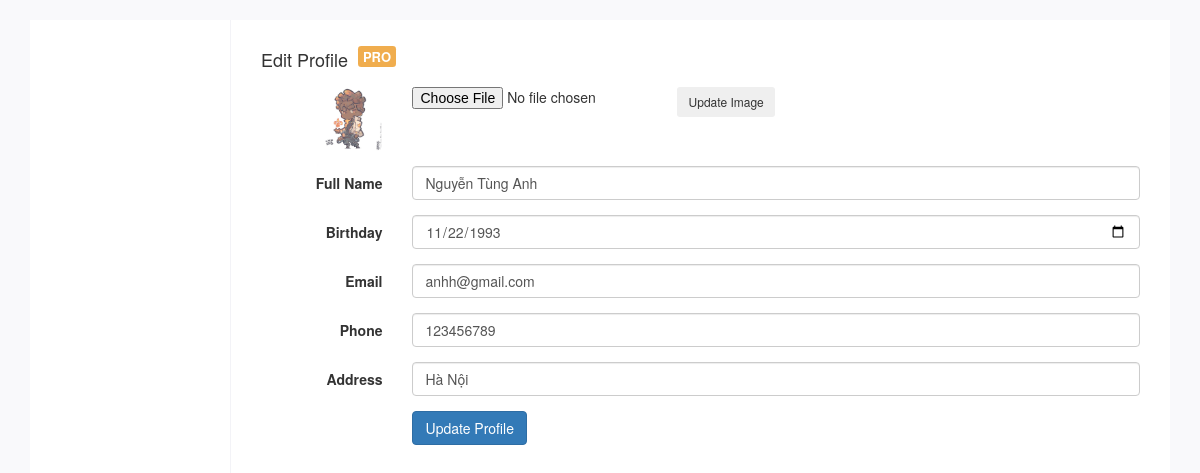
The page /InsideSite/edit_profile.php (signed in) on the database its author committed.
### tables this page shows
CREATE TABLE `students` (
  `id` bigint(20) NOT NULL,
  `code` varchar(25) NOT NULL,
  `password` varchar(255) NOT NULL,
  `name` varchar(255) NOT NULL,
  `birthday` date NOT NULL,
  `gender` int(11) NOT NULL,
  `address` varchar(255) NOT NULL,
  `email` varchar(255) NOT NULL,
  `phone` varchar(20) NOT NULL,
  `image_url` varchar(255) DEFAULT NULL,
  `created_by` bigint(20) DEFAULT NULL,
  `created_at` timestamp NOT NULL DEFAULT CURRENT_TIMESTAMP ON UPDATE CURRENT_TIMESTAMP,
  `updated_by` bigint(20) DEFAULT NULL,
  `updated_at` timestamp NOT NULL DEFAULT '0000-00-00 00:00:00',
  `deleted_by` bigint(20) DEFAULT NULL,
  `deleted_at` timestamp NOT NULL DEFAULT '0000-00-00 00:00:00'
);

### InsideSite/edit_profile.php (the view, shortened to what this page needs)
<?php
    require_once "progress/dbConnect.php";
    $sql = "select * from students where id like '".$_SESSION['id']."'";
    $stmt = $conn->prepare($sql);
    $stmt->execute();
    $row=$stmt->fetch(PDO::FETCH_ASSOC);
    $name = $row['name'];
    $birthday = $row['birthday'];
    $email = $row['email'];
    $phone = $row['phone'];
    $address = $row['address'];
?>
<html lang="en">
<head>
    <link href="http://netdna.bootstrapcdn.com/bootstrap/3.3.7/css/bootstrap.min.css" rel="stylesheet">
    <link href="css/style_edit_profile.css" rel="stylesheet">
</head>
<body>
<link href="https://maxcdn.bootstrapcdn.com/font-awesome/4.3.0/css/font-awesome.min.css" rel="stylesheet">
<div class="container">
    <div class="view-account">
        <section class="module">
            <div class="module-inner">
                <div class="content-panel">
                    <h2 class="title">Edit Profile<span class="pro-label label label-warning">PRO</span></h2>
                    <form class="form-horizontal" action="" method="post">
                        <fieldset class="fieldset">
                            <div class="form-group avatar">
                                <figure class="figure col-md-2 col-sm-3 col-xs-12">
                                    <img class="img-rounded img-responsive" src="img/phoenix.jpg" alt="">
                                </figure>
                                <div class="form-inline col-md-10 col-sm-9 col-xs-12">
                                    <input type="file" class="file-uploader pull-left" name="u_image" id="u_image">
                                    <button type="submit" class="btn btn-sm btn-default-alt pull-left" name="update">Update Image</button>
                                </div>
                            </div>
                            <div class="form-group">
                                <label class="col-md-2 col-sm-3 col-xs-12 control-label">Full Name</label>
                                <div class="col-md-10 col-sm-9 col-xs-12">
                                    <input type="text" class="form-control"name="txt_name"  value="<?php print($name);?>">
                                </div>
                            </div>
                            <div class="form-group">
                                <label class="col-md-2 col-sm-3 col-xs-12 control-label">Birthday</label>
                                <div class="col-md-10 col-sm-9 col-xs-12">
                                    <input type="date" class="form-control" name="date_birthday" value="<?php print($birthday);?>">
                                </div>
                            </div>
                            <div class="form-group">
                                <label class="col-md-2 col-sm-3 col-xs-12 control-label">Email</label>
                                <div class="col-md-10 col-sm-9 col-xs-12">
                                    <input type="text" class="form-control" name="txt_email"  value="<?php print($email);?>">
                                </div>
                            </div>
                            <div class="form-group">
                                <label class="col-md-2 col-sm-3 col-xs-12 control-label">Phone</label>
                                <div class="col-md-10 col-sm-9 col-xs-12">
                                    <input type="text" class="form-control" name="txt_phone"  value="<?php print($phone);?>">
                                </div>
                            </div>
                            <div class="form-group">
                                <label class="col-md-2 col-sm-3 col-xs-12 control-label">Address</label>
                                <div class="col-md-10 col-sm-9 col-xs-12">
                                    <input type="text" class="form-control" name="txt_address" value="<?php print($address);?>">
                                </div>
                            </div>
                        </fieldset>
                        <div class="form-group">
                            <div class="col-md-10 col-sm-9 col-xs-12 col-md-push-2 col-sm-push-3 col-xs-push-0">
                            <input type="submit" name = "btn_submit" class="btn btn-primary" value="Update Profile" >
                            </div>
                        </div>
                    </form>
                </div>
            </div>
        </section>
    </div>
</div>
</body>
</html>

### InsideSite/css/style_edit_profile.css (style rules this page uses)
body { background:#f9f9fb; }
.view-account { background:#FFFFFF; margin-top:20px; }
.view-account .pro-label { font-size: 13px; padding: 4px 5px; position: relative; top: -5px; margin-left: 10px; display: inline-block }
.view-account .content-panel { padding: 30px }
.view-account .content-panel .title { margin-bottom: 15px; margin-top: 0; font-size: 18px }
.view-account .content-panel .avatar .figure img { float: right; width: 64px }
@media (min-width:992px) { .view-account .content-panel { min-height: 800px; border-left: 1px solid #f3f3f7; margin-left: 200px } }

### rows shown on the page
students: txt_name "Nguyễn Tùng Anh", date_birthday "11/22/1993", txt_email "anhh@gmail.com", txt_phone "123456789", txt_address "Hà Nội"
